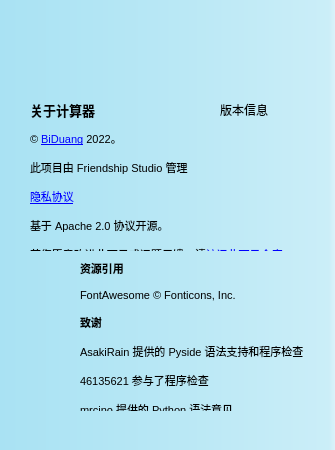
<?xml version="1.0" encoding="UTF-8"?>
<ui version="4.0">
 <class>About</class>
 <widget class="QMainWindow" name="About">
  <property name="geometry">
   <rect>
    <x>0</x>
    <y>0</y>
    <width>335</width>
    <height>450</height>
   </rect>
  </property>
  <property name="windowTitle">
   <string>关于 计算器</string>
  </property>
  <property name="windowIcon">
   <iconset resource="src/logo.qrc">
    <normaloff>:/logo/calculator-solid.svg</normaloff>:/logo/calculator-solid.svg</iconset>
  </property>
  <property name="styleSheet">
   <string notr="true">QMainWindow{
	
	background-color: qlineargradient(spread:pad, x1:0, y1:0, x2:1, y2:0, stop:0 #a9e2f3, stop:0.55 #bae8f5, stop:0.98 #cbeef8, stop:1 #ddf3fa);
}</string>
  </property>
  <widget class="QWidget" name="centralwidget">
   <widget class="QLabel" name="biduang_avat">
    <property name="geometry">
     <rect>
      <x>30</x>
      <y>260</y>
      <width>41</width>
      <height>41</height>
     </rect>
    </property>
    <property name="font">
     <font>
      <pointsize>12</pointsize>
      <bold>true</bold>
     </font>
    </property>
    <property name="text">
     <string/>
    </property>
    <property name="pixmap">
     <pixmap resource="src/logo.qrc">:/logo/biduang_ava.png</pixmap>
    </property>
    <property name="scaledContents">
     <bool>true</bool>
    </property>
   </widget>
   <widget class="QLabel" name="calculator">
    <property name="geometry">
     <rect>
      <x>142</x>
      <y>25</y>
      <width>50</width>
      <height>60</height>
     </rect>
    </property>
    <property name="font">
     <font>
      <pointsize>12</pointsize>
      <bold>true</bold>
     </font>
    </property>
    <property name="styleSheet">
     <string notr="true"/>
    </property>
    <property name="text">
     <string/>
    </property>
    <property name="pixmap">
     <pixmap resource="src/logo.qrc">:/logo/calculator-solid.svg</pixmap>
    </property>
    <property name="scaledContents">
     <bool>true</bool>
    </property>
   </widget>
   <widget class="QLabel" name="about_title">
    <property name="geometry">
     <rect>
      <x>30</x>
      <y>100</y>
      <width>241</width>
      <height>20</height>
     </rect>
    </property>
    <property name="font">
     <font>
      <pointsize>10</pointsize>
      <bold>true</bold>
     </font>
    </property>
    <property name="text">
     <string>关于计算器</string>
    </property>
   </widget>
   <widget class="QLabel" name="version">
    <property name="geometry">
     <rect>
      <x>220</x>
      <y>100</y>
      <width>81</width>
      <height>20</height>
     </rect>
    </property>
    <property name="text">
     <string>版本信息</string>
    </property>
   </widget>
   <widget class="QLabel" name="info">
    <property name="geometry">
     <rect>
      <x>30</x>
      <y>130</y>
      <width>281</width>
      <height>121</height>
     </rect>
    </property>
    <property name="font">
     <font>
      <pointsize>8</pointsize>
     </font>
    </property>
    <property name="acceptDrops">
     <bool>false</bool>
    </property>
    <property name="text">
     <string>&lt;html&gt;&lt;head/&gt;&lt;body&gt;&lt;p&gt;© &lt;a href=&quot;https://blog.biduang.cn&quot;&gt;&lt;span style=&quot; text-decoration: underline; color:#0000ff;&quot;&gt;BiDuang&lt;/span&gt;&lt;/a&gt; 2022。&lt;/p&gt;&lt;p&gt;此项目由 Friendship Studio 管理 &lt;/p&gt;&lt;p&gt;&lt;a href=&quot;https://wiki.friendship.org.cn/wiki/FriendshipWiki:Privacy&quot;&gt;&lt;span style=&quot; text-decoration: underline; color:#0000ff;&quot;&gt;隐私协议&lt;/span&gt;&lt;/a&gt;&lt;/p&gt;&lt;p&gt;基于 Apache 2.0 协议开源。&lt;/p&gt;&lt;p&gt;若您愿意改进此项目或问题反馈，请&lt;a href=&quot;https://github.com/BiDuang/Pyside-Calculator&quot;&gt;&lt;span style=&quot; text-decoration: underline; color:#0000ff;&quot;&gt;访问此项目仓库&lt;/span&gt;&lt;/a&gt;。&lt;/p&gt;&lt;/body&gt;&lt;/html&gt;</string>
    </property>
    <property name="wordWrap">
     <bool>false</bool>
    </property>
   </widget>
   <widget class="QLabel" name="fss_logo">
    <property name="geometry">
     <rect>
      <x>30</x>
      <y>310</y>
      <width>41</width>
      <height>41</height>
     </rect>
    </property>
    <property name="font">
     <font>
      <pointsize>12</pointsize>
      <bold>true</bold>
     </font>
    </property>
    <property name="text">
     <string/>
    </property>
    <property name="pixmap">
     <pixmap resource="src/logo.qrc">:/logo/fss_logo.jpg</pixmap>
    </property>
    <property name="scaledContents">
     <bool>true</bool>
    </property>
   </widget>
   <widget class="QLabel" name="ref_thanks">
    <property name="geometry">
     <rect>
      <x>80</x>
      <y>260</y>
      <width>231</width>
      <height>151</height>
     </rect>
    </property>
    <property name="font">
     <font>
      <pointsize>8</pointsize>
      <kerning>true</kerning>
     </font>
    </property>
    <property name="text">
     <string>&lt;html&gt;&lt;head/&gt;&lt;body&gt;&lt;p&gt;&lt;span style=&quot; font-weight:700;&quot;&gt;资源引用&lt;/span&gt;&lt;/p&gt;&lt;p&gt;FontAwesome © Fonticons, Inc.&lt;/p&gt;&lt;p&gt;&lt;span style=&quot; font-weight:700;&quot;&gt;致谢&lt;/span&gt;&lt;/p&gt;&lt;p&gt;AsakiRain 提供的 Pyside 语法支持和程序检查&lt;/p&gt;&lt;p&gt;46135621 参与了程序检查&lt;/p&gt;&lt;p&gt;mrcino 提供的 Python 语法意见&lt;/p&gt;&lt;/body&gt;&lt;/html&gt;</string>
    </property>
    <property name="scaledContents">
     <bool>false</bool>
    </property>
   </widget>
  </widget>
 </widget>
 <resources>
  <include location="src/logo.qrc"/>
 </resources>
 <connections/>
</ui>
